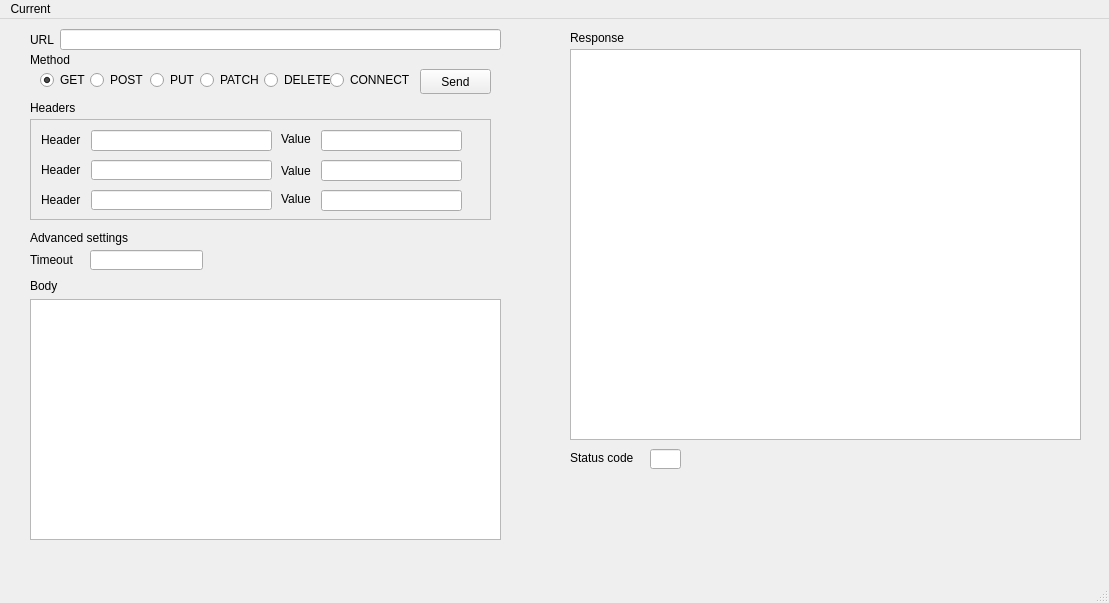
<?xml version="1.0" encoding="UTF-8"?>
<ui version="4.0">
 <class>MainWindow</class>
 <widget class="QMainWindow" name="MainWindow">
  <property name="geometry">
   <rect>
    <x>0</x>
    <y>0</y>
    <width>1109</width>
    <height>603</height>
   </rect>
  </property>
  <property name="windowTitle">
   <string>MainWindow</string>
  </property>
  <widget class="QWidget" name="centralwidget">
   <widget class="QLabel" name="label">
    <property name="geometry">
     <rect>
      <x>30</x>
      <y>10</y>
      <width>54</width>
      <height>21</height>
     </rect>
    </property>
    <property name="text">
     <string>URL</string>
    </property>
   </widget>
   <widget class="QLineEdit" name="urlInput">
    <property name="geometry">
     <rect>
      <x>60</x>
      <y>10</y>
      <width>441</width>
      <height>21</height>
     </rect>
    </property>
   </widget>
   <widget class="QScrollArea" name="headerInputGroup">
    <property name="geometry">
     <rect>
      <x>30</x>
      <y>100</y>
      <width>461</width>
      <height>101</height>
     </rect>
    </property>
    <property name="widgetResizable">
     <bool>true</bool>
    </property>
    <widget class="QWidget" name="scrollAreaWidgetContents">
     <property name="geometry">
      <rect>
       <x>0</x>
       <y>0</y>
       <width>459</width>
       <height>99</height>
      </rect>
     </property>
     <widget class="QLineEdit" name="headerValueInput1">
      <property name="geometry">
       <rect>
        <x>290</x>
        <y>10</y>
        <width>141</width>
        <height>21</height>
       </rect>
      </property>
     </widget>
     <widget class="QLineEdit" name="headerInput1">
      <property name="geometry">
       <rect>
        <x>60</x>
        <y>10</y>
        <width>181</width>
        <height>21</height>
       </rect>
      </property>
     </widget>
     <widget class="QLabel" name="label_3">
      <property name="geometry">
       <rect>
        <x>10</x>
        <y>10</y>
        <width>51</width>
        <height>20</height>
       </rect>
      </property>
      <property name="text">
       <string>Header</string>
      </property>
     </widget>
     <widget class="QLabel" name="label_4">
      <property name="geometry">
       <rect>
        <x>250</x>
        <y>10</y>
        <width>54</width>
        <height>17</height>
       </rect>
      </property>
      <property name="text">
       <string>Value</string>
      </property>
     </widget>
     <widget class="QLabel" name="label_5">
      <property name="geometry">
       <rect>
        <x>640</x>
        <y>30</y>
        <width>54</width>
        <height>17</height>
       </rect>
      </property>
      <property name="text">
       <string>Value</string>
      </property>
     </widget>
     <widget class="QLabel" name="label_7">
      <property name="geometry">
       <rect>
        <x>10</x>
        <y>40</y>
        <width>51</width>
        <height>20</height>
       </rect>
      </property>
      <property name="text">
       <string>Header</string>
      </property>
     </widget>
     <widget class="QLineEdit" name="headerInput2">
      <property name="geometry">
       <rect>
        <x>60</x>
        <y>40</y>
        <width>181</width>
        <height>20</height>
       </rect>
      </property>
     </widget>
     <widget class="QLabel" name="label_8">
      <property name="geometry">
       <rect>
        <x>250</x>
        <y>40</y>
        <width>54</width>
        <height>21</height>
       </rect>
      </property>
      <property name="text">
       <string>Value</string>
      </property>
     </widget>
     <widget class="QLineEdit" name="headerValueInput2">
      <property name="geometry">
       <rect>
        <x>290</x>
        <y>40</y>
        <width>141</width>
        <height>21</height>
       </rect>
      </property>
     </widget>
     <widget class="QLabel" name="label_11">
      <property name="geometry">
       <rect>
        <x>10</x>
        <y>70</y>
        <width>51</width>
        <height>20</height>
       </rect>
      </property>
      <property name="text">
       <string>Header</string>
      </property>
     </widget>
     <widget class="QLabel" name="label_12">
      <property name="geometry">
       <rect>
        <x>250</x>
        <y>70</y>
        <width>54</width>
        <height>17</height>
       </rect>
      </property>
      <property name="text">
       <string>Value</string>
      </property>
     </widget>
     <widget class="QLineEdit" name="headerValueInput3">
      <property name="geometry">
       <rect>
        <x>290</x>
        <y>70</y>
        <width>141</width>
        <height>21</height>
       </rect>
      </property>
     </widget>
     <widget class="QLineEdit" name="headerInput3">
      <property name="geometry">
       <rect>
        <x>60</x>
        <y>70</y>
        <width>181</width>
        <height>20</height>
       </rect>
      </property>
     </widget>
    </widget>
   </widget>
   <widget class="QLabel" name="label_2">
    <property name="geometry">
     <rect>
      <x>30</x>
      <y>80</y>
      <width>54</width>
      <height>17</height>
     </rect>
    </property>
    <property name="text">
     <string>Headers</string>
    </property>
   </widget>
   <widget class="QLabel" name="label_9">
    <property name="geometry">
     <rect>
      <x>30</x>
      <y>30</y>
      <width>54</width>
      <height>21</height>
     </rect>
    </property>
    <property name="text">
     <string>Method</string>
    </property>
   </widget>
   <widget class="QRadioButton" name="getRadioButton">
    <property name="geometry">
     <rect>
      <x>40</x>
      <y>50</y>
      <width>95</width>
      <height>22</height>
     </rect>
    </property>
    <property name="text">
     <string>GET</string>
    </property>
    <property name="checked">
     <bool>true</bool>
    </property>
   </widget>
   <widget class="QRadioButton" name="postRadioButton">
    <property name="geometry">
     <rect>
      <x>90</x>
      <y>50</y>
      <width>95</width>
      <height>22</height>
     </rect>
    </property>
    <property name="text">
     <string>POST</string>
    </property>
   </widget>
   <widget class="QRadioButton" name="putRadioButton">
    <property name="geometry">
     <rect>
      <x>150</x>
      <y>50</y>
      <width>95</width>
      <height>22</height>
     </rect>
    </property>
    <property name="text">
     <string>PUT</string>
    </property>
   </widget>
   <widget class="QRadioButton" name="patchRadioButton">
    <property name="geometry">
     <rect>
      <x>200</x>
      <y>50</y>
      <width>91</width>
      <height>22</height>
     </rect>
    </property>
    <property name="text">
     <string>PATCH</string>
    </property>
   </widget>
   <widget class="QRadioButton" name="deleteRadioButton">
    <property name="geometry">
     <rect>
      <x>264</x>
      <y>50</y>
      <width>71</width>
      <height>22</height>
     </rect>
    </property>
    <property name="text">
     <string>DELETE</string>
    </property>
   </widget>
   <widget class="QLabel" name="label_10">
    <property name="geometry">
     <rect>
      <x>30</x>
      <y>210</y>
      <width>121</width>
      <height>17</height>
     </rect>
    </property>
    <property name="text">
     <string>Advanced settings</string>
    </property>
   </widget>
   <widget class="QLabel" name="label_13">
    <property name="geometry">
     <rect>
      <x>30</x>
      <y>231</y>
      <width>54</width>
      <height>20</height>
     </rect>
    </property>
    <property name="text">
     <string>Timeout</string>
    </property>
   </widget>
   <widget class="QLineEdit" name="timeoutInput">
    <property name="geometry">
     <rect>
      <x>90</x>
      <y>231</y>
      <width>113</width>
      <height>20</height>
     </rect>
    </property>
   </widget>
   <widget class="QTextEdit" name="resultText">
    <property name="geometry">
     <rect>
      <x>570</x>
      <y>30</y>
      <width>511</width>
      <height>391</height>
     </rect>
    </property>
    <property name="readOnly">
     <bool>true</bool>
    </property>
   </widget>
   <widget class="QPushButton" name="sendButton">
    <property name="geometry">
     <rect>
      <x>420</x>
      <y>50</y>
      <width>71</width>
      <height>25</height>
     </rect>
    </property>
    <property name="text">
     <string>Send</string>
    </property>
   </widget>
   <widget class="QLabel" name="label_14">
    <property name="geometry">
     <rect>
      <x>570</x>
      <y>10</y>
      <width>54</width>
      <height>17</height>
     </rect>
    </property>
    <property name="text">
     <string>Response</string>
    </property>
   </widget>
   <widget class="QPlainTextEdit" name="bodyTextEdit">
    <property name="geometry">
     <rect>
      <x>30</x>
      <y>280</y>
      <width>471</width>
      <height>241</height>
     </rect>
    </property>
   </widget>
   <widget class="QLabel" name="label_6">
    <property name="geometry">
     <rect>
      <x>30</x>
      <y>259</y>
      <width>54</width>
      <height>16</height>
     </rect>
    </property>
    <property name="text">
     <string>Body</string>
    </property>
   </widget>
   <widget class="QRadioButton" name="connectionRadioButton">
    <property name="geometry">
     <rect>
      <x>330</x>
      <y>50</y>
      <width>81</width>
      <height>22</height>
     </rect>
    </property>
    <property name="text">
     <string>CONNECT</string>
    </property>
   </widget>
   <widget class="QLineEdit" name="statusCode">
    <property name="geometry">
     <rect>
      <x>650</x>
      <y>430</y>
      <width>31</width>
      <height>20</height>
     </rect>
    </property>
    <property name="text">
     <string/>
    </property>
    <property name="readOnly">
     <bool>true</bool>
    </property>
   </widget>
   <widget class="QLabel" name="label_15">
    <property name="geometry">
     <rect>
      <x>570</x>
      <y>430</y>
      <width>71</width>
      <height>17</height>
     </rect>
    </property>
    <property name="text">
     <string>Status code</string>
    </property>
   </widget>
  </widget>
  <widget class="QMenuBar" name="menubar">
   <property name="geometry">
    <rect>
     <x>0</x>
     <y>0</y>
     <width>1109</width>
     <height>22</height>
    </rect>
   </property>
   <widget class="QMenu" name="menuCurrent">
    <property name="title">
     <string>Current</string>
    </property>
    <addaction name="actionMy_Request"/>
   </widget>
   <addaction name="menuCurrent"/>
  </widget>
  <widget class="QStatusBar" name="statusbar"/>
  <action name="actionMy_Request">
   <property name="text">
    <string>Reqest</string>
   </property>
  </action>
 </widget>
 <resources/>
 <connections/>
</ui>
